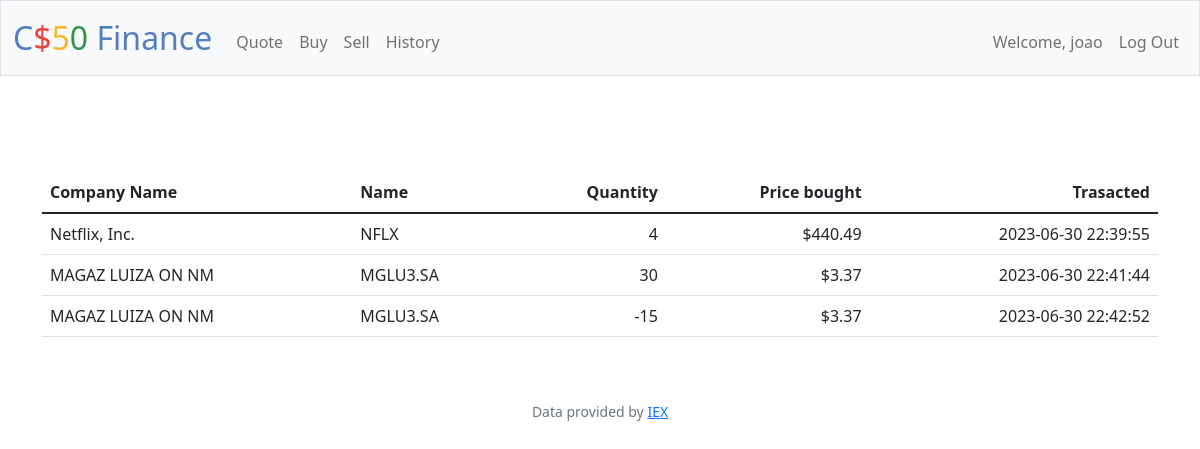
The page /history (signed in) on the database its author committed.
### tables this page shows
CREATE TABLE users (id INTEGER PRIMARY KEY AUTOINCREMENT NOT NULL, username TEXT NOT NULL, hash TEXT NOT NULL, cash NUMERIC NOT NULL DEFAULT 10000.00);

CREATE TABLE logs (
    id INTEGER NOT NULL,
    companyName TEXT NOT NULL,
    symbol TEXT NOT NULL,
    transactionPrice NUMERIC NOT NULL,
    action TEXT NOT NULL,
    quantity INTEGER NOT NULL,
    totalPrice NUMERIC GENERATED ALWAYS AS (transactionPrice * quantity) STORED,
    time DATETIME DEFAULT CURRENT_TIMESTAMP, 
    FOREIGN KEY(id) REFERENCES users(id)
);

### app.py (the view)
@app.route("/history")
@login_required
def history():
    logs = db.execute("SELECT symbol,companyName, transactionPrice, time, quantity FROM logs WHERE id = ?", session['user_id'])
    return render_template("history.html", stocks=logs)

### app.py (called while the page is built)
@app.before_request
def before_request():
    if session.get('user_id'):
        username = db.execute('SELECT username FROM users WHERE id LIKE ?', session.get('user_id'))
        g.username = username[0]['username']
    else:
        g.username = None

@app.after_request
def after_request(response):
    response.headers["Cache-Control"] = "no-cache, no-store, must-revalidate"
    response.headers["Expires"] = 0
    response.headers["Pragma"] = "no-cache"
    return response

### helpers.py (called while the page is built)
def login_required(f):
    @wraps(f)
    def decorated_function(*args, **kwargs):
        if session.get("user_id") is None:
            return redirect("/login")
        return f(*args, **kwargs)
    return decorated_function

### templates/history.html (shortened to what this page needs)
{% extends "layout.html" %}
{% block main %}
    <div class="container mx-auto">
        {% if stocks %}
            <table class="table mt-5 text-end">
                <thead>
                    <tr>
                        <th class="text-start">Company Name</th>
                        <th class="text-start">Name</th>
                        <th>Quantity</th>
                        <th>Price bought</th>
                        <th>Trasacted</th>
                    </tr>
                </thead>
                <tbody>
                    {% for row in stocks %}
                    <tr>
                        <td class="text-start"> {{ row['companyName']}}</td>
                        <td class="text-start"> {{ row['symbol'] }} </td>
                        <td> {{ row['quantity'] }} </td>
                        <td> ${{ row['transactionPrice'] }} </td>
                        <td> {{ row['time'] }} </td>
                    </tr>
                    {% endfor %}
                </tbody>
            </table>
        {% endif %}
    </div>
{% endblock %}

### templates/layout.html (shortened to what this page needs)
<!DOCTYPE html>
<html lang="en">
    <head>
        <link href="https://cdn.jsdelivr.net/npm/bootstrap@5.1.3/dist/css/bootstrap.min.css" rel="stylesheet">
        <link href="/static/styles.css" rel="stylesheet">
    </head>
    <body>
        <nav class="bg-light border navbar navbar-expand-md navbar-light">
            <div class="container-fluid">
                <a class="navbar-brand" href="/"><span class="blue">C</span><span class="red">$</span><span class="yellow">5</span><span class="green">0</span> <span class="blue">Finance</span></a>
                <div class="collapse navbar-collapse" id="navbar">
                    {% if session["user_id"] %}
                        <ul class="navbar-nav me-auto mt-2">
                            <li class="nav-item"><a class="nav-link" href="/quote">Quote</a></li>
                            <li class="nav-item"><a class="nav-link" href="/buy">Buy</a></li>
                            <li class="nav-item"><a class="nav-link" href="/sell">Sell</a></li>
                            <li class="nav-item"><a class="nav-link" href="/history">History</a></li>
                        </ul>
                        <ul class="navbar-nav ms-auto mt-2">
                            <li class="nav-item"><a href="/" class="nav-link">Welcome, {{ g.username }}</a>  </li>
                            <li class="nav-item"><a class="nav-link" href="/logout">Log Out</a></li>
                        </ul>
                    {% else %}
                        <ul class="navbar-nav ms-auto mt-2">
                            <li class="nav-item"><a class="nav-link" href="/register">Register</a></li>
                            <li class="nav-item"><a class="nav-link" href="/login">Log In</a></li>
                        </ul>
                    {% endif %}
                </div>
            </div>
        </nav>
        <main class="container-fluid py-5 text-center">
            {% block main %}{% endblock %}
        </main>
        <footer class="mb-5 small text-center text-muted">
            Data provided by <a href="https://iexcloud.io/">IEX</a>
        </footer>
    </body>
</html>

### static/styles.css (style rules this page uses)
nav .navbar-brand { font-size: xx-large; }
nav .navbar-brand .blue { color: #537fbe; }
nav .navbar-brand .red { color: #ea433b; }
nav .navbar-brand .yellow { color: #f5b82e; }
nav .navbar-brand .green { color: #2e944b; }

### rows shown on the page
users: username "joao"
logs: companyName "Netflix, Inc.", symbol "NFLX", quantity "4", transactionPrice "440.49", time "2023-06-30 22:39:55"
logs: companyName "MAGAZ LUIZA ON NM", symbol "MGLU3.SA", quantity "30", transactionPrice "3.37", time "2023-06-30 22:41:44"
logs: companyName "MAGAZ LUIZA ON NM", symbol "MGLU3.SA", quantity "-15", transactionPrice "3.37", time "2023-06-30 22:42:52"
